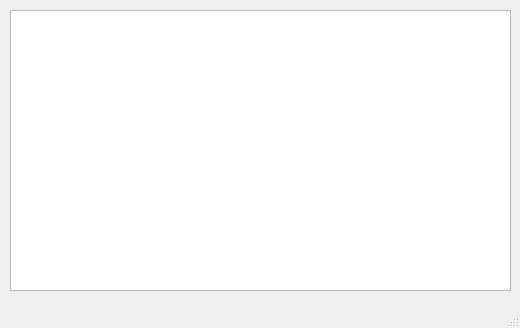
<?xml version="1.0" encoding="UTF-8"?>
<ui version="4.0">
 <class>MainWindow</class>
 <widget class="QMainWindow" name="MainWindow">
  <property name="geometry">
   <rect>
    <x>0</x>
    <y>0</y>
    <width>520</width>
    <height>328</height>
   </rect>
  </property>
  <property name="windowTitle">
   <string>MainWindow</string>
  </property>
  <widget class="QWidget" name="centralwidget">
   <widget class="QTableWidget" name="tableWidget">
    <property name="geometry">
     <rect>
      <x>10</x>
      <y>10</y>
      <width>501</width>
      <height>281</height>
     </rect>
    </property>
   </widget>
  </widget>
  <widget class="QMenuBar" name="menubar">
   <property name="geometry">
    <rect>
     <x>0</x>
     <y>0</y>
     <width>520</width>
     <height>18</height>
    </rect>
   </property>
  </widget>
  <widget class="QStatusBar" name="statusbar"/>
 </widget>
 <resources/>
 <connections/>
</ui>
